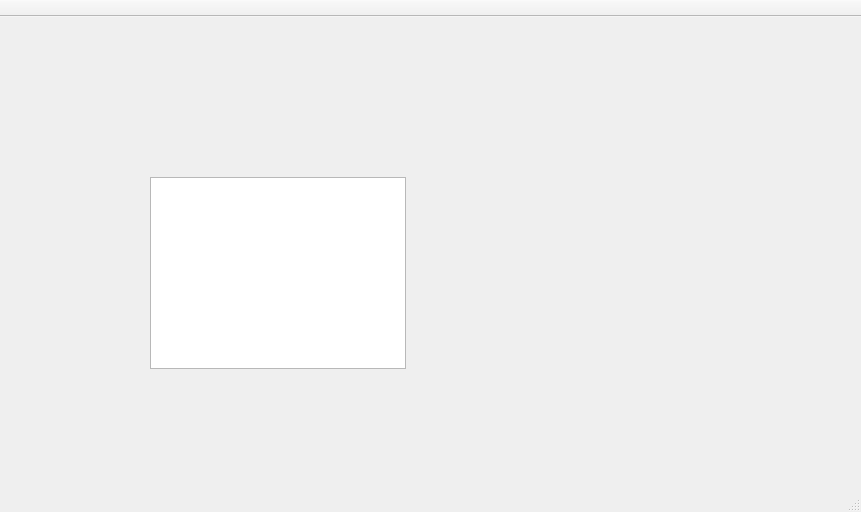
<?xml version="1.0" encoding="UTF-8"?>
<ui version="4.0">
 <class>MainInterfaceClass</class>
 <widget class="QMainWindow" name="MainInterfaceClass">
  <property name="geometry">
   <rect>
    <x>0</x>
    <y>0</y>
    <width>861</width>
    <height>512</height>
   </rect>
  </property>
  <property name="windowTitle">
   <string>MainInterface</string>
  </property>
  <widget class="QWidget" name="centralWidget">
   <widget class="FrameGraphicsView" name="CameraFrame">
    <property name="geometry">
     <rect>
      <x>150</x>
      <y>160</y>
      <width>256</width>
      <height>192</height>
     </rect>
    </property>
   </widget>
  </widget>
  <widget class="QMenuBar" name="menuBar">
   <property name="geometry">
    <rect>
     <x>0</x>
     <y>0</y>
     <width>861</width>
     <height>22</height>
    </rect>
   </property>
  </widget>
  <widget class="QToolBar" name="mainToolBar">
   <property name="movable">
    <bool>false</bool>
   </property>
   <property name="allowedAreas">
    <set>Qt::NoToolBarArea</set>
   </property>
   <property name="iconSize">
    <size>
     <width>54</width>
     <height>42</height>
    </size>
   </property>
   <property name="toolButtonStyle">
    <enum>Qt::ToolButtonTextUnderIcon</enum>
   </property>
   <attribute name="toolBarArea">
    <enum>TopToolBarArea</enum>
   </attribute>
   <attribute name="toolBarBreak">
    <bool>false</bool>
   </attribute>
  </widget>
  <widget class="QStatusBar" name="statusBar"/>
 </widget>
 <layoutdefault spacing="6" margin="11"/>
 <customwidgets>
  <customwidget>
   <class>FrameGraphicsView</class>
   <extends>QGraphicsView</extends>
   <header>FrameGraphicsView.h</header>
  </customwidget>
 </customwidgets>
 <resources>
  <include location="MainInterface.qrc"/>
 </resources>
 <connections/>
</ui>
